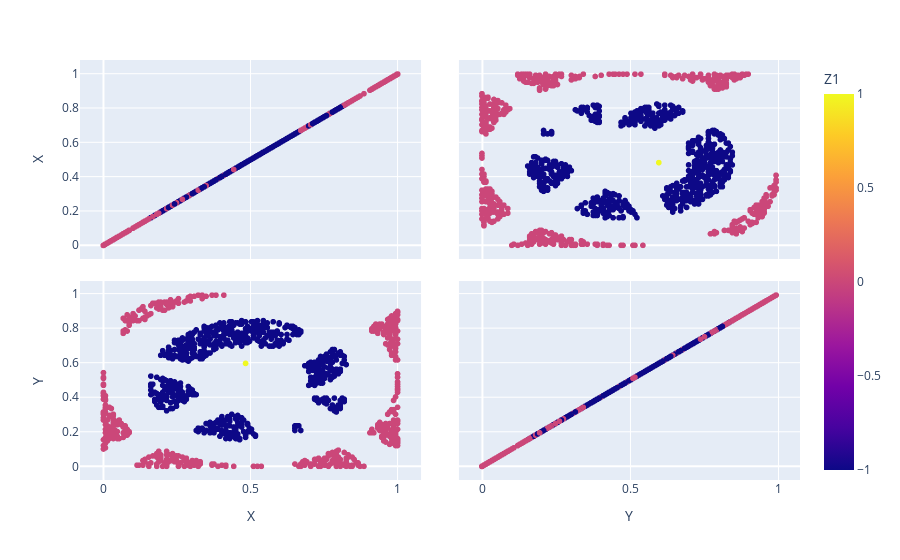

This figure's notebook cell:
### Code cell
df_test=pd.DataFrame(pd.concat([pd.DataFrame(X_test,columns=['X','Y']),pd.DataFrame(Y_test_Z,columns=[select_name_Z])],axis=1))
print('Plot of target: ',select_name_Z,'\n')
fig = px.scatter_matrix(df_test,
dimensions=['X','Y'],
color=select_name_Z)
fig.show()

### Figure 1 — Plotly figure (JSON) as saved in the notebook; plotly's stock layout.template omitted (floating-point values rounded to 4 significant figures; data arrays with more than 128 entries replaced by an {"elided": "..."} marker saying what was removed)
{"data": [{"dimensions": [{"axis": {"matches": true}, "label": "X", "values": {"elided": "1071 float values"}}, {"axis": {"matches": true}, "label": "Y", "values": {"elided": "1071 float values"}}], "hovertemplate": "%{xaxis.title.text}=%{x}<br>%{yaxis.title.text}=%{y}<br>Z1=%{marker.color}<extra></extra>", "legendgroup": "", "marker": {"color": {"elided": "1071 int values"}, "coloraxis": "coloraxis", "symbol": "circle"}, "name": "", "showlegend": false, "type": "splom"}], "layout": {"coloraxis": {"colorbar": {"title": {"text": "Z1"}}, "colorscale": [[0, "#0d0887"], [0.1111, "#46039f"], [0.2222, "#7201a8"], [0.3333, "#9c179e"], [0.4444, "#bd3786"], [0.5556, "#d8576b"], [0.6667, "#ed7953"], [0.7778, "#fb9f3a"], [0.8889, "#fdca26"], [1, "#f0f921"]]}, "dragmode": "select", "legend": {"tracegroupgap": 0}, "margin": {"t": 60}}}
